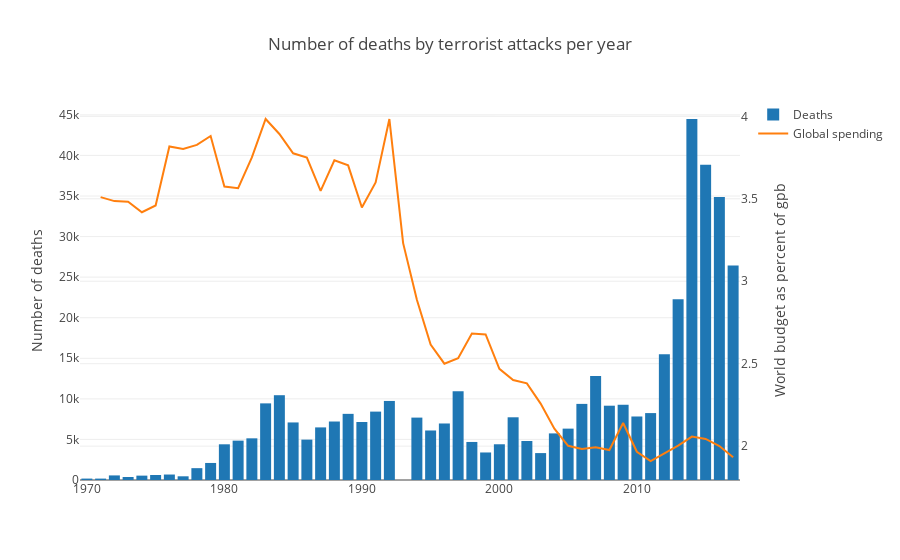

The cell this chart's notebook holds for it:
### Code cell
#Qi en Sam 6
years = list(set(df['iyear']))

df_budget = pd.read_csv('military-expenditure-as-share-of-gdp.csv',  encoding = "ISO-8859-1")
us_budget = df_budget[df_budget['Code'] == 'USA']
us_budget = us_budget[us_budget['Year'] > 1970]


world_budget = [np.average(df_budget[df_budget['Year'] == year]['Expenditure']) for year in years]
df_budget.head(n=10)


# Create a trace
budget_trace = go.Scatter(
    x = us_budget['Year'],
    y = world_budget,
    yaxis='y2',
    name="Global spending"
)


deaths_per_year = [np.nansum(df[df['iyear'] == year]['nkill']) for year in years]


data = go.Bar(
    name="Deaths",
    x=years,
    y=deaths_per_year
)

layout = go.Layout(
    title='Number of deaths by terrorist attacks per year',
    yaxis=dict(
        title='Number of deaths'
    ),
    yaxis2=dict(
        title='World budget as percent of gpb',
        overlaying='y',
        side='right'
    )
)



fig = go.Figure(data=[data, budget_trace], layout=layout)
iplot(fig)

### Figure 1 — Plotly figure (JSON) as saved in the notebook; plotly's stock layout.template omitted (floating-point values rounded to 4 significant figures)
{"data": [{"name": "Deaths", "type": "bar", "uid": "a0edd23c-e428-4e87-b4f7-012e3f92a64d", "x": [1970, 1971, 1972, 1973, 1974, 1975, 1976, 1977, 1978, 1979, 1980, 1981, 1982, 1983, 1984, 1985, 1986, 1987, 1988, 1989, 1990, 1991, 1992, 1994, 1995, 1996, 1997, 1998, 1999, 2000, 2001, 2002, 2003, 2004, 2005, 2006, 2007, 2008, 2009, 2010, 2011, 2012, 2013, 2014, 2015, 2016, 2017], "y": [174, 173, 566, 370, 539, 617, 674, 456, 1459, 2100, 4400, 4851, 5136, 9444, 10450, 7094, 4976, 6482, 7208, 8152, 7148, 8429, 9742, 7690, 6103, 6966, 10924, 4688, 3393, 4403, 7729, 4805, 3317, 5743, 6331, 9380, 12824, 9157, 9273, 7827, 8246, 15497, 22273, 44490, 38853, 34871, 26445]}, {"name": "Global spending", "type": "scatter", "uid": "6d6b2c4b-096a-40f5-8ef9-d9a6c27d89b4", "x": [1971, 1972, 1973, 1974, 1975, 1976, 1977, 1978, 1979, 1980, 1981, 1982, 1983, 1984, 1985, 1986, 1987, 1988, 1989, 1990, 1991, 1992, 1993, 1994, 1995, 1996, 1997, 1998, 1999, 2000, 2001, 2002, 2003, 2004, 2005, 2006, 2007, 2008, 2009, 2010, 2011, 2012, 2013, 2014, 2015, 2016, 2017], "y": [3.51, 3.486, 3.482, 3.419, 3.459, 3.817, 3.802, 3.827, 3.881, 3.575, 3.564, 3.751, 3.984, 3.893, 3.776, 3.75, 3.548, 3.733, 3.703, 3.447, 3.599, 3.983, 3.231, 2.887, 2.616, 2.5, 2.534, 2.683, 2.677, 2.469, 2.401, 2.381, 2.258, 2.106, 2.002, 1.983, 1.994, 1.977, 2.14, 1.966, 1.91, 1.955, 2.003, 2.058, 2.044, 2.001, 1.932], "yaxis": "y2"}], "layout": {"title": {"text": "Number of deaths by terrorist attacks per year"}, "yaxis": {"title": {"text": "Number of deaths"}}, "yaxis2": {"overlaying": "y", "side": "right", "title": {"text": "World budget as percent of gpb"}}}}
